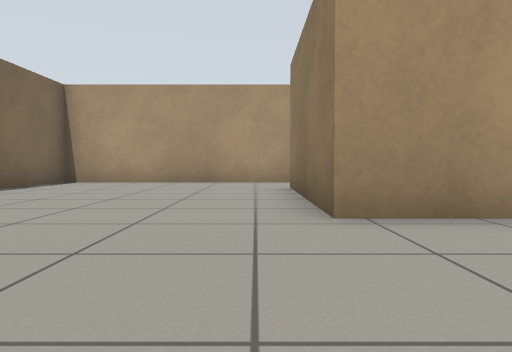
[1] (above)

18 first-person views from a walk through a Gazebo world. The camera is 0.5 m above the floor, tilts 2° down and sees 70° across. The floor is counted in squares, 1 m on a side. Each view is taken from the middle of a square. On the plan, view 1 faces up. The plan holds only what a view shows up to about 9 squares ahead; the rest is blank.

[2]
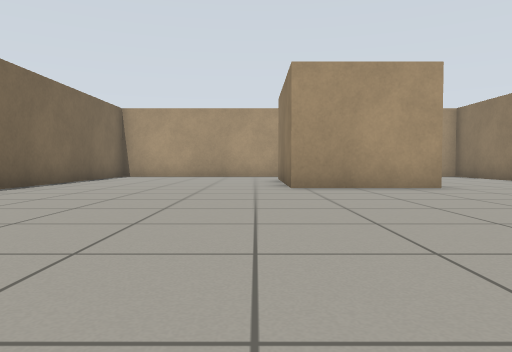

[3]
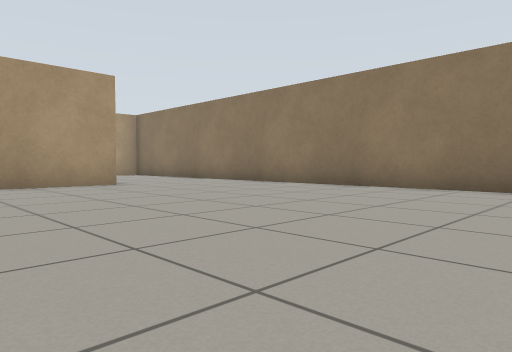

[4]
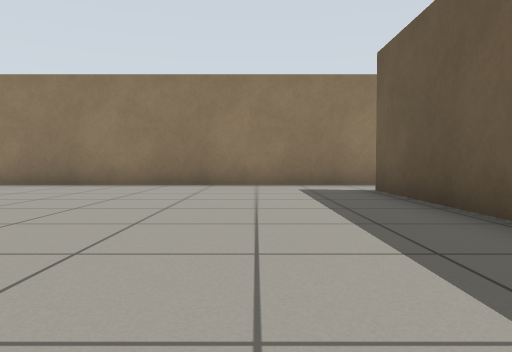

[5]
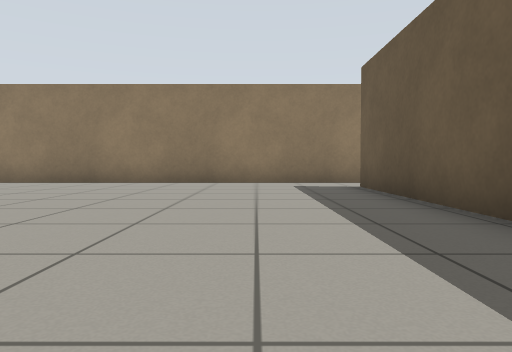

[6]
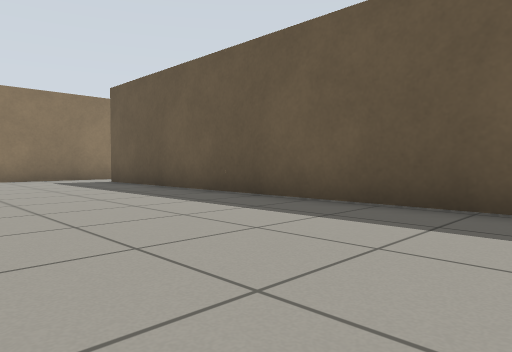

[7]
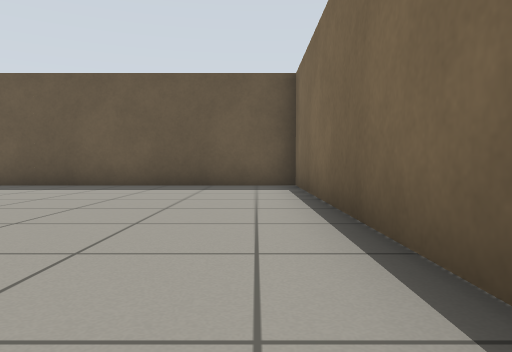

[8]
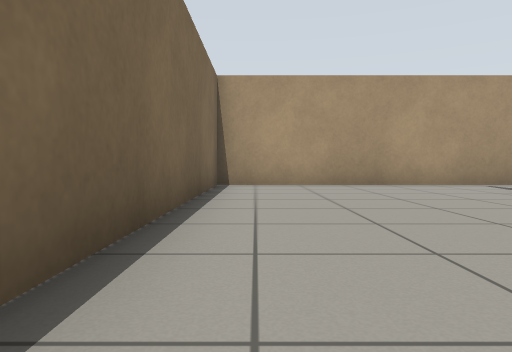

[9]
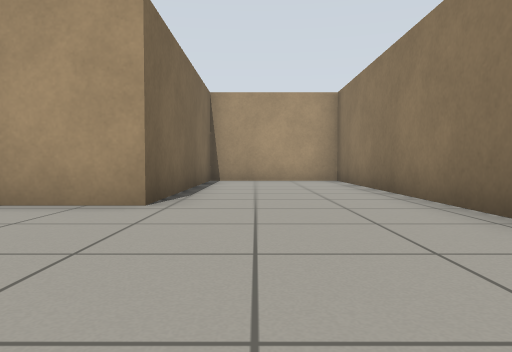

[10]
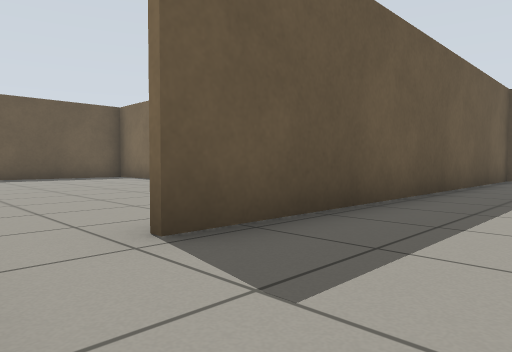

[11]
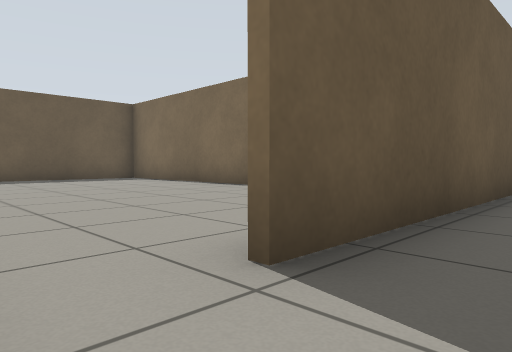

[12]
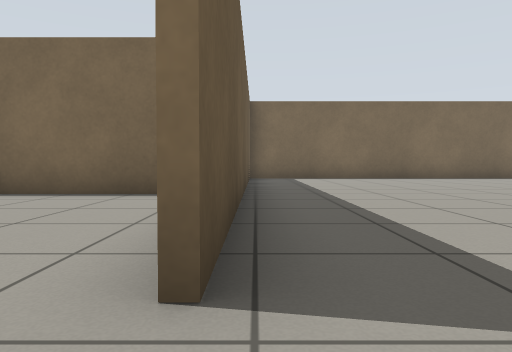

[13]
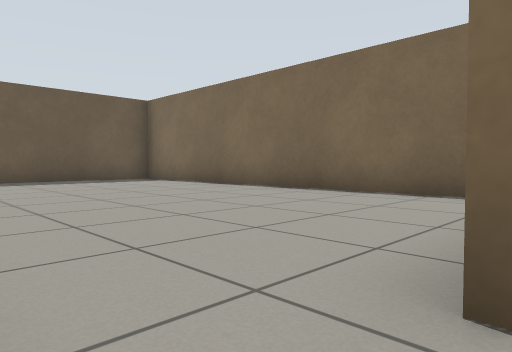

[14]
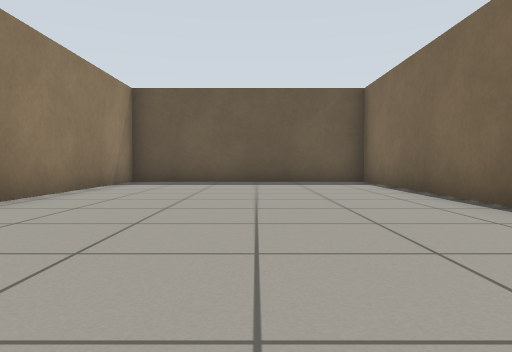

[15]
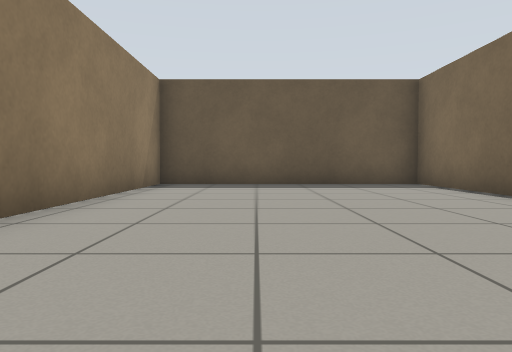

[16]
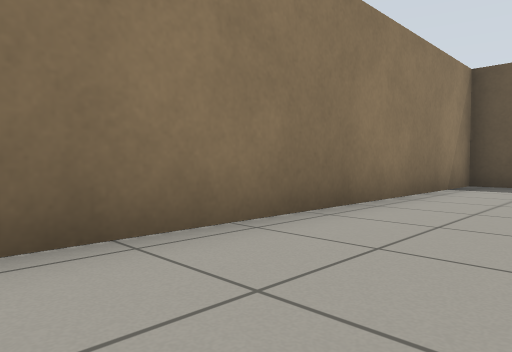

[17]
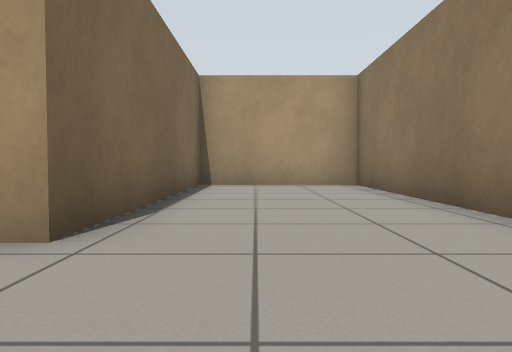

[18]
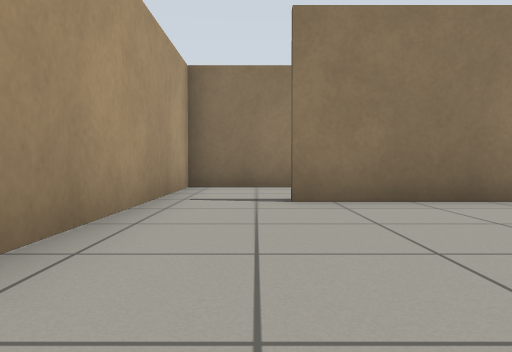

### Floor plan
Points are (right, up) in squares from view 1. A wall is a line through its corners. A room is listed if a view was taken in it or the views show most of it. See-through windows are left out.
Room 1 (views 1, 2, 3, 4, 5, 6, 7, 8, 9, 10, 11, 17, 18)
walls: (-4.9, -0.2) (-4.9, -7.2) (5.8, -7.2); (1.6, 9.4) (-4.9, 9.4) (-4.9, 2.2); (3.7, 9.5) (3.7, 3.3) (0.7, 3.3) (0.7, 7.6); (7.3, -6.6) (7.3, 9.4) (4.1, 9.4)
ways out: opening at (6.5, -7) to room 2; opening at (1, 8.5)
Room 2 (views 12, 13, 14, 15, 16)
walls: (7.3, -7.8) (7.3, -6.6); (1.1, -8.5) (1.1, -17.8) (7.3, -17.8) (7.3, -9.4)
ways out: opening at (6.5, -7) to room 1

Where each view was taken, in squares from view 1:
view 1: 0 up, 0 right, facing up
view 2: 4 down, 0 right, facing up
view 3: 5 down, 0 right, facing up-right
view 4: 5 down, 1 left, facing right
view 5: 5 down, 2 left, facing right
view 6: 3 down, 4 left, facing down-right
view 7: 1 up, 4 left, facing down
view 8: 1 up, 4 left, facing up
view 9: 1 down, 5 right, facing up
view 10: 5 down, 7 right, facing down-left
view 11: 6 down, 7 right, facing down-left
view 12: 7 down, 7 right, facing left
view 13: 7 down, 7 right, facing down-left
view 14: 8 down, 4 right, facing down
view 15: 9 down, 5 right, facing down
view 16: 9 down, 5 right, facing down-right
view 17: 1 up, 5 right, facing up
view 18: 8 up, 4 left, facing right
